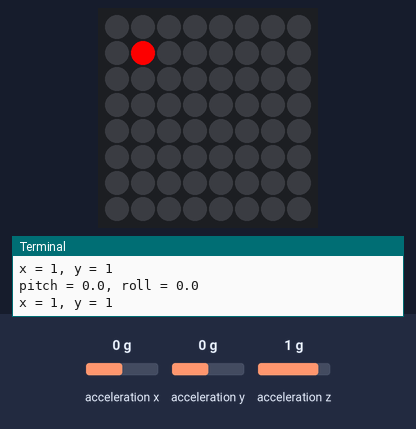
This program was run on a simulated Raspberry Pi (BCM pin numbers) with a Sense HAT. Parts: the Sense HAT's 8×8 RGB LED matrix, the last lines printed to the terminal. Inputs (shaded band) come from the test bench; at power-on: acceleration x 0 g, acceleration y 0 g, acceleration z 1 g.

Above: at 1.2 s.
1.3 s: acceleration x set to 0.8 g
At 2.5 s:
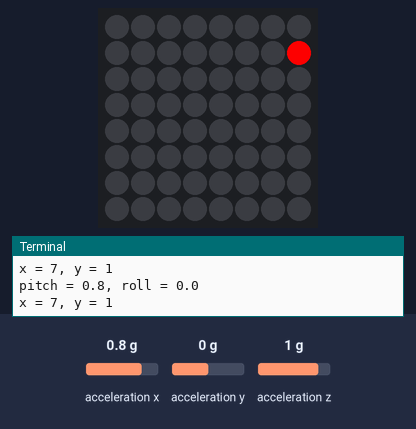
3.0 s: acceleration y set to 0.8 g
At 4.4 s:
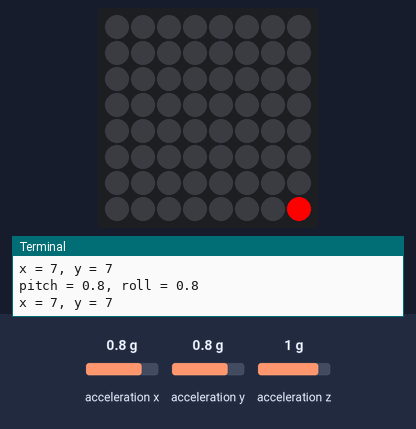
4.7 s: acceleration x set to -0.8 g
At 6.1 s:
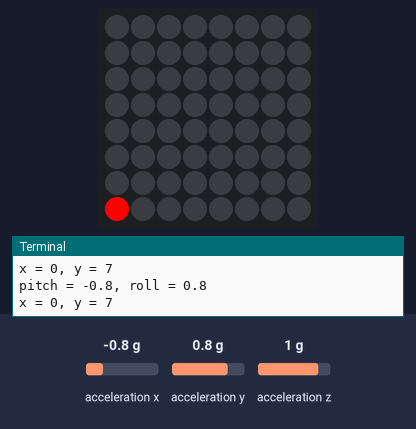
6.5 s: acceleration y set to -0.8 g
At 7.7 s:
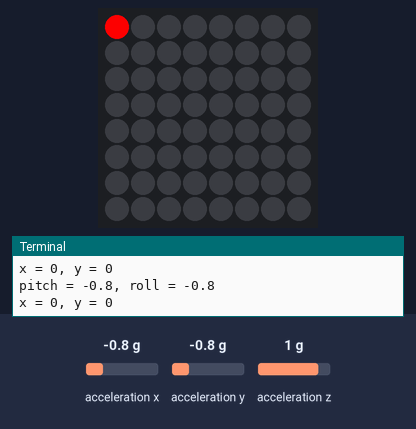
8.2 s: acceleration x set to 0.8 g
At 9.8 s:
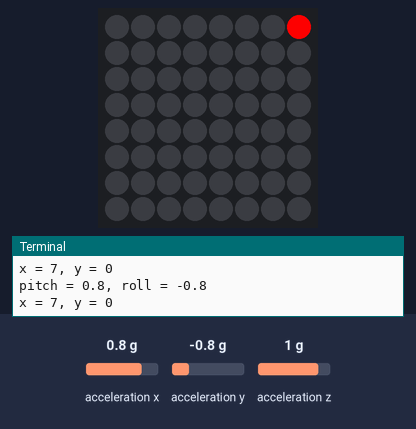
Timing chart, 0 to 11.0 s (numbered marks = the images above; inputs shaded):
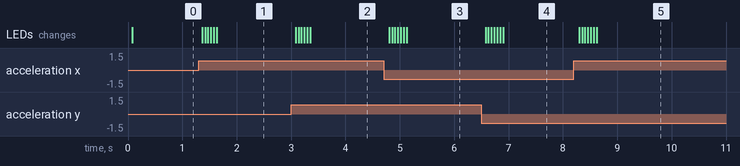

The program:

gyro_move.py
```python
# Language: Python
# File name: gyro_move.py
# Description: This will output the position of the pointer on the maze

#Import the libraries needed
from sense_hat import SenseHat
import os
from time import sleep


# Initialize the SenseHat
sense = SenseHat()
# This clears the LED matrix
sense.clear()


# This is the starting position of the point on the LED matrix
x = 1
y = 1


# This function will move the ball, it takes in the pitch and roll,
# as well as the point position
def move_pointer(pitch, roll, x, y):
    # new_x, new_y are local variables
    new_x = x
    new_y = y

    # This changes the ball's x value
    if -1 < pitch < -.2 and x != 0:
        new_x -= 1
    elif 1 > pitch > .2 and x != 7:
        new_x += 1

    # This changes the ball's y value
    if -1 < roll < -.2 and y != 0:
        new_y -= 1
    elif 1 > roll > .2 and y != 7:
        new_y += 1

    # This sets the x and y values to be equal to the local variables
    x,y = new_x, new_y

    # This returns the new position
    return x,y


# Main program loop
while True:
    # This imports the gyroscope values in a list acceleration[]
    acceleration = sense.get_accelerometer_raw()

    # X direction
    pitch = acceleration['x']
    # Y direction
    roll = acceleration['y']
    # Z direction
    yaw = acceleration['z']


    # This rounds the variables to the first decimal point place
    pitch = round(pitch, 1)
    roll = round(roll, 1)
    yaw = round(yaw, 1)

    # This will make the function wait a short amount of time before going
    # to make sure it doesnt consume too much CPU power
    sleep(0.05)

    # This will take the last x,y point and make it white
    sense.set_pixel(x , y , 0 , 0 , 0)
    # This will set the new x,y values based on the gyroscope data
    x,y = move_pointer(pitch, roll, x, y)
    # This will place the pointer in the next position
    sense.set_pixel(x , y , 255 , 0 , 0)


    # This will print the pitch and roll values
    print("pitch = {}, roll = {}".format(pitch, roll))
    # This will print the x and y position
    print("x = {}, y = {}".format(x,y))
```

Measured:
- after the input at 1.3 s, the LEDs: first change after 0.07 s (image 1 shows a later state)
- after the input at 3.0 s, the LEDs: first change after 0.09 s (image 2 shows a later state)
- after the input at 4.7 s, the LEDs: first change after 0.11 s (image 3 shows a later state)
- after the input at 6.5 s, the LEDs: first change after 0.08 s (image 4 shows a later state)
- after the input at 8.2 s, the LEDs: first change after 0.10 s (image 5 shows a later state)
